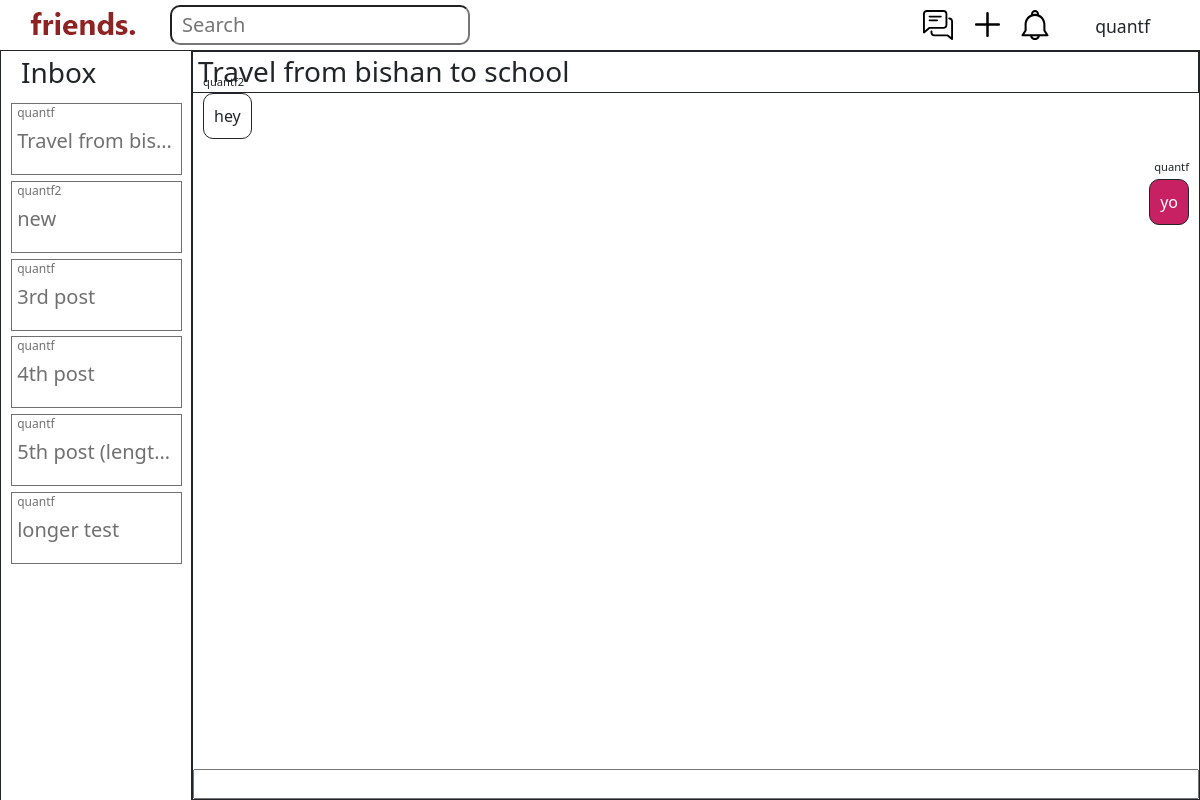
Before: /threadchat/1 (signed in) with the older database file.
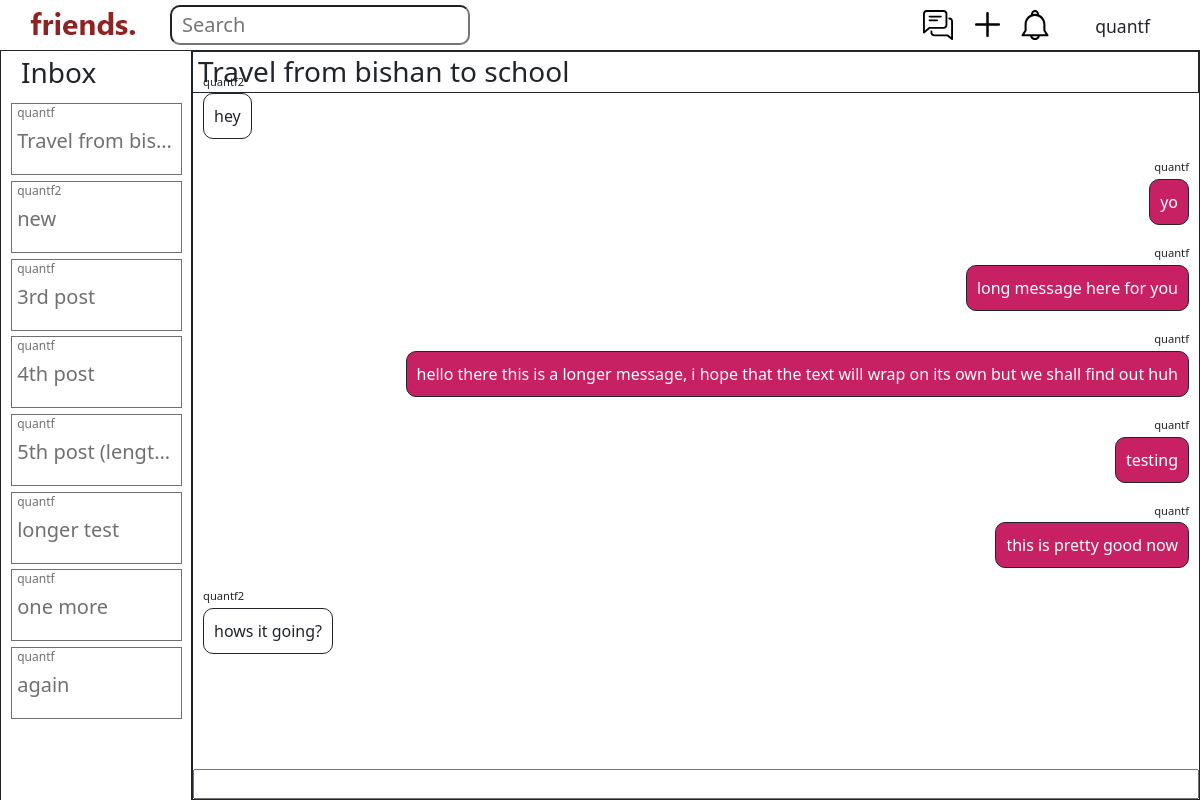
After: the same page with the newer database file.
### main/models.py (models this page shows, shortened)
class ThreadChat(models.Model):
	thread = models.OneToOneField(Thread, on_delete=models.CASCADE)
	user_list = models.ManyToManyField(User)
	def checkAllow(self, u):
		return u in self.user_list.all() or u == self.thread.getUser()

class Thread(models.Model):
	user = models.ForeignKey(User, on_delete=models.CASCADE)
	title = models.CharField(max_length=100, default='', blank=True)
	content = models.CharField(max_length=1000, default='', blank=True)
	tags = models.JSONField(default=list, null=True)
	location = models.CharField(max_length=30, default='General'),
	created_at = models.DateTimeField(auto_now_add=True)
	def getUser(self):
		return self.user
	class Meta:
		unique_together = (("title", "content"),)

class Postable(PolymorphicModel):
	user = models.ForeignKey(User, on_delete=models.CASCADE)
	content = models.CharField(max_length=200, default='', blank=True)
	created_at = models.DateTimeField(auto_now_add=True)

class ChatPost(Postable):
	threadchat = models.ForeignKey(ThreadChat, on_delete=models.CASCADE)

class Postable(PolymorphicModel):
	user = models.ForeignKey(User, on_delete=models.CASCADE)
	content = models.CharField(max_length=200, default='', blank=True)
	created_at = models.DateTimeField(auto_now_add=True)

### main/views.py (the view, shortened to what this page needs)
# urls.py: path("threadchat/<int:id>", views.threadchat, name="threadchat"),
@login_required(login_url='/loginprompt/')
def threadchat(response, id):
	tc = ThreadChat.objects.get(id=id)
	all_tc = list(set(ThreadChat.objects.all()))
	for i in reversed(range(len(all_tc))):
		if not all_tc[i].checkAllow(response.user):
			all_tc.remove(all_tc[i])
	if not tc.checkAllow(response.user):
		messages.error(response, 'This chat is private, send a request to join the group.')
		return HttpResponseRedirect("/thread/%i" % id)
	return render(response, "main/threadchat.html", {"tc":tc, "all_tc":all_tc})

### main/templates/main/threadchat.html (shortened to what this page needs)
{% extends 'main/base.html' %}
{% block content %}
	<div class="chat-sidebar">
		<h3 class="inbox">Inbox</h3>
		<div class="scrollable-chats">
			{% for threadchat in all_tc %}
				<a href="/threadchat/{{threadchat.id}}">
					<div class="chat-info">
						<p>{{threadchat.thread.user}}</p>
						<h5>{{threadchat.thread.title}}</h5>
					</div>
				</a>
			{% endfor %}
		</div>
	</div>
	<div class="chatbox">
		<div class="chatbox-title">
			<h3>{{tc.thread.title}}</h3>
		</div>
		<div class="chatbox-chat">
			{% for chat in tc.chatpost_set.all %}
				<div class="message">
					{% if chat.user == user %}
						<div class="myMessage">
							<p class="sender">{{chat.user}}</p>
							<div class="bubble">
								<p>{{chat.content}}</p>
							</div>
						</div>
					{% else %}
						<div class="theirMessage">
							<p class="sender">{{chat.user}}</p>
							<div class="bubble">
								<p>{{chat.content}}</p>
							</div>
						</div>
					{% endif %}
				</div>
			{% endfor %}
		</div>
		<div class="replyform">
			<form method="post" action="#" autocomplete="off">
				<input type="text", name="new" autofocus>
			</form>
		</div>
	</div>
{% endblock %}

### main/templates/main/base.html (shortened to what this page needs)
{% load static %}
<!doctype html>
<html lang="en">
<head>
	<link href="https://cdn.jsdelivr.net/npm/bootstrap@5.0.1/dist/css/bootstrap.min.css" rel="stylesheet">
	<link rel="stylesheet" href="{% static 'css/styles.css' %}">
</head>
<body>
	<nav class="topnav">
		<a class="brand" href="/">
			<img src="{% static 'images/friends.png' %}" alt="home">
		</a>
		<form class="searchbar" method="get" action="search">
			<input class="bar" type="search" name="q" placeholder="Search" aria-label="Search" />
		</form>
		{% if user.is_authenticated %}
			<a class="topnavicon" href="/notifications">
				<img class='bell' src="{% static 'images/bell.svg' %}" alt="notifs">
			</a>
			<a class="topnavicon" href="/create">
				<img class='plus' src="{% static 'images/plus.svg' %}" alt="create">
			</a>
			<a class="topnavicon" href="/chatlist">
				<img class='chatlist' src="{% static 'images/chat.svg' %}" alt="chatlist">
			</a>
			<div class="dropdown">
				<p>{{user}}</p>
			</div>
		{% endif %}
	</nav>
	<div class="main">
		{% block content %}
		{% endblock %}
	</div>
</body>
</html>

### main/static/css/styles.css (style rules this page uses)
a { color: black; text-decoration: none; }
.bell { height: 30px; position: absolute; right: 150px; margin-top: 10px; }
body { background-color: #c06c84; }
.bar { position: absolute; width: 300px; height: 40px; top: 5px; left: 50px; border-radius: 10px; }
.bar::placeholder { position: absolute; font-size: 20px; top: 4px; left: 10px }
.brand { position: absolute; left: 30px; padding-top: 3px; }
.bubble { border-style: solid; border-width: thin; display: inline-block; padding: 10px; border-radius: 10px; }
.bubble p { margin-bottom: 0; }
.chat-info { margin: 3% 5%; width: 90%; border-style: solid; border-width: thin; border-color: #707070; padding: 0 3%; color: #707070; }
.chat-info p { font-size: 0.75rem; margin-bottom: 5px; }
.chat-info h5 { white-space: nowrap; overflow: hidden; text-overflow: ellipsis; margin-bottom: 20px; line-height: normal; }
.chat-sidebar { border-style: solid; border-width: thin; padding-top: 5px; position: fixed; left: 0; background-color: white; width: 16%; height: 100%; }
.chatbox { background-color: white; border-style: solid; border-width: thin; width: 84%; height: calc(100% - 50px); position: fixed; right: 0; bottom: 0; }
.chatbox-chat { position: absolute; bottom: 30px; height: 94.3%; width: 100%; overflow: auto; }
.chatbox-title { background-color: white; border-style: solid; border-width: thin; padding: 3px 5px; margin-left: -1px; }
.chatbox-title h3 { margin-bottom: 0; }
.chatlist { height: 30px; position: absolute; right: 247px; margin-top: 10px; }
.dropdown { position: absolute; display: inline-block; right: 50px; margin-top: 13px; font-size: 1.1rem; }
.inbox { margin-left: 20px; }
.main { margin-top: 50px; }
.message { padding: 10px; }
.myMessage { text-align: right; }
.myMessage .bubble { background-color: #C82163; }
.myMessage .bubble p { color: white; }
.plus { height: 25px; position: absolute; right: 200px; margin-top: 12px; }
.replyform { position: absolute; bottom: 0; width: 100%; }
.replyform input { width: 100%; }
.scrollable-chats { height: 100%; overflow: auto; }
.searchbar { position: absolute; left: 120px; }
.sender { font-size: 0.7rem; margin-bottom: 3px; }
.topnav { position: fixed; top: 0; width: 100%; height: 50px; background-color: white; }
.topnavicon { display: block; }

Changed rows visible on the page:
added ThreadChat: thread.user "quantf", thread "one more"
added ThreadChat: thread.user "quantf", thread "again"
added ChatPost: user "quantf", content "long message here for you"
added ChatPost: user "quantf", content "hello there this is a longer message, i hope that the text will wrap on its own but we shall find out huh"
added ChatPost: user "quantf", content "testing"
added ChatPost: user "quantf", content "this is pretty good now"
added ChatPost: user "quantf2", content "hows it going?"
